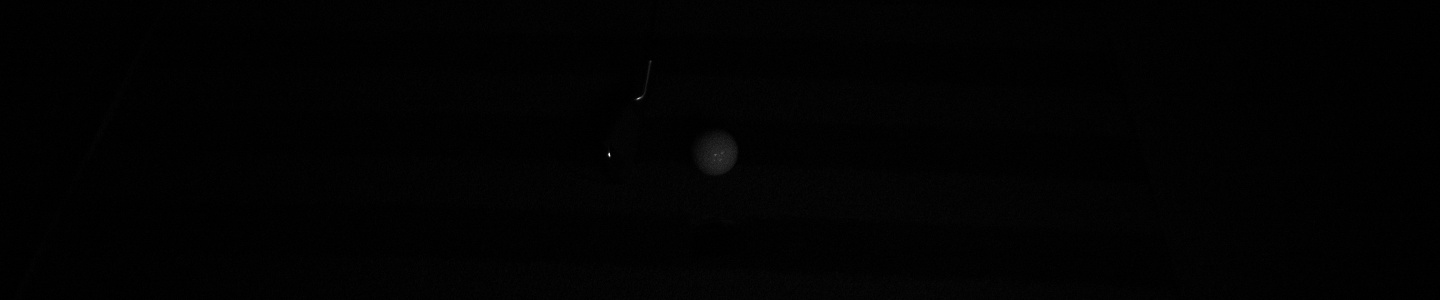
#> input picture shot-image-jpg/7iron/no_marker_ball-1/1_13.jpg, 1440 x 300 px; the run also reads 2 pictures not shown here
$ python image_enhancer_fast.py
#> lines starting #> are read from the running program, lines starting #| are printed output that depends on the picture; after the words box and inside, x2 and y2 are one past the last pixel; in counts of white or black regions, pixels touching at a corner belong together
"""
Fast Image Enhancement System for Golf Swing Analysis
Optimized version with parallel processing and efficient memory management
"""

import cv2
import numpy as np
import os
from pathlib import Path
import multiprocessing as mp
from concurrent.futures import ProcessPoolExecutor, as_completed
import gc
import time

class FastImageEnhancer:
    """Fast image enhancement with parallel processing"""

    def __init__(self, num_workers=None):
        """Initialize with optimal worker count"""
        self.num_workers = num_workers or min(8, mp.cpu_count())
        self.total_processed = 0
        self.total_enhanced = 0
        self.errors = []

    @staticmethod
    def enhance_image_optimized(image):
        """Optimized image enhancement - faster version"""
        try:
            # Step 1: Fast denoising (reduced parameters)
            denoised = cv2.fastNlMeansDenoisingColored(image, None, 3, 3, 7, 21)

            # Step 2: Simple gamma correction
            gray = cv2.cvtColor(denoised, cv2.COLOR_BGR2GRAY)
            mean_brightness = np.mean(gray)

            # Simplified gamma determination
            if mean_brightness < 50:
                gamma = 2.5
            elif mean_brightness < 100:
                gamma = 2.0
            else:
                gamma = 1.5

            # Apply gamma
            inv_gamma = 1.0 / gamma
            table = np.array([((i / 255.0) ** inv_gamma) * 255 for i in range(256)]).astype("uint8")
            gamma_corrected = cv2.LUT(denoised, table)

            # Step 3: Fast CLAHE
            lab = cv2.cvtColor(gamma_corrected, cv2.COLOR_BGR2LAB)
            l, a, b = cv2.split(lab)
            clahe = cv2.createCLAHE(clipLimit=3.0, tileGridSize=(8, 8))
            l_enhanced = clahe.apply(l)
            enhanced = cv2.merge([l_enhanced, a, b])
            enhanced = cv2.cvtColor(enhanced, cv2.COLOR_LAB2BGR)

            # Step 4: Simple sharpening
            kernel = np.array([[-1,-1,-1], [-1,9,-1], [-1,-1,-1]])
            sharpened = cv2.filter2D(enhanced, -1, kernel)
            final = cv2.addWeighted(enhanced, 0.8, sharpened, 0.2, 0)

            return final

        except Exception as e:
            print(f"Enhancement error: {e}")
            return image

    @staticmethod
    def process_single_file(args):
        """Process a single file - static method for multiprocessing"""
        input_path, output_path = args

        try:
            # Check if output already exists
            if os.path.exists(output_path):
                return True, f"Skipped (exists): {os.path.basename(input_path)}"

            # Read image
            image = cv2.imread(input_path)
            if image is None:
                return False, f"Could not load: {input_path}"

            # Enhance image
            enhanced = FastImageEnhancer.enhance_image_optimized(image)

            # Save enhanced image
            success = cv2.imwrite(output_path, enhanced, [cv2.IMWRITE_JPEG_QUALITY, 95])

            # Clean up memory
            del image, enhanced
            gc.collect()

            if success:
                return True, f"Enhanced: {os.path.basename(input_path)}"
            else:
                return False, f"Save failed: {output_path}"

        except Exception as e:
            return False, f"Error processing {input_path}: {str(e)}"

    def collect_all_files(self, source_base='shot-image-jpg'):
        """Collect all files to process"""
        file_pairs = []

        for root, dirs, files in os.walk(source_base):
            for file in files:
                if file.lower().endswith('.jpg'):
                    input_path = os.path.join(root, file)

                    # Calculate output path
                    rel_path = os.path.relpath(input_path, source_base)
                    rel_dir = os.path.dirname(rel_path)
                    filename = os.path.basename(rel_path)

                    # Create target directory path
                    target_dir = os.path.join('shot-image-treated', rel_dir) if rel_dir != '.' else 'shot-image-treated'
                    Path(target_dir).mkdir(parents=True, exist_ok=True)

                    # Create output filename with prefix
                    output_filename = 'treated_' + filename
                    output_path = os.path.join(target_dir, output_filename)

                    file_pairs.append((input_path, output_path))

        return file_pairs

    def process_all_parallel(self, source_base='shot-image-jpg'):
        """Process all images in parallel"""
        print("=" * 60)
        print("FAST IMAGE ENHANCEMENT SYSTEM v6.0")
        print(f"Parallel Processing with {self.num_workers} workers")
        print("=" * 60)

        start_time = time.time()

        # Collect all files
        print("Collecting files to process...")
        file_pairs = self.collect_all_files(source_base)
        print(f"Found {len(file_pairs)} files to process")

        if not file_pairs:
            print("No files to process!")
            return 0, 0

        # Process in parallel
        processed_count = 0
        enhanced_count = 0

        print(f"\nStarting parallel processing...")

        with ProcessPoolExecutor(max_workers=self.num_workers) as executor:
            # Submit all jobs
            future_to_file = {executor.submit(self.process_single_file, args): args for args in file_pairs}

            # Process results as they complete
            for future in as_completed(future_to_file):
                processed_count += 1
                args = future_to_file[future]

                try:
                    success, message = future.result()
                    if success:
                        enhanced_count += 1
                    else:
                        self.errors.append(message)

                    # Progress update every 100 files
                    if processed_count % 100 == 0:
                        elapsed = time.time() - start_time
                        rate = processed_count / elapsed
                        eta = (len(file_pairs) - processed_count) / rate if rate > 0 else 0
                        print(f"  Progress: {processed_count}/{len(file_pairs)} ({processed_count/len(file_pairs)*100:.1f}%) "
                              f"- Rate: {rate:.1f} files/sec - ETA: {eta/60:.1f}min")

                except Exception as e:
                    self.errors.append(f"Future error: {str(e)}")

        # Final summary
        elapsed_time = time.time() - start_time
        print("\n" + "=" * 60)
        print("ENHANCEMENT COMPLETE")
        print("=" * 60)
        print(f"Total files: {len(file_pairs)}")
        print(f"Successfully enhanced: {enhanced_count}")
        print(f"Errors: {len(self.errors)}")
        print(f"Processing time: {elapsed_time/60:.2f} minutes")
        print(f"Average rate: {len(file_pairs)/elapsed_time:.2f} files/second")

        if self.errors:
            print(f"\nFirst 10 errors:")
            for error in self.errors[:10]:
                print(f"  - {error}")
            if len(self.errors) > 10:
                print(f"  ... and {len(self.errors) - 10} more errors")

        # Show final structure
        self._show_final_structure()

        return enhanced_count, len(self.errors)

    def _show_final_structure(self):
        """Show the final folder structure"""
        print("\n" + "-" * 60)
        print("Created folder structure:")
        print("-" * 60)

        if os.path.exists('shot-image-treated'):
            for root, dirs, files in os.walk('shot-image-treated'):
                level = root.replace('shot-image-treated', '').count(os.sep)
                indent = '  ' * level
                folder_name = os.path.basename(root) if level > 0 else 'shot-image-treated'
                print(f"{indent}{folder_name}/")

                sub_indent = '  ' * (level + 1)
                treated_files = [f for f in files if f.startswith('treated_') and f.endswith('.jpg')]
                if treated_files:
                    print(f"{sub_indent}({len(treated_files)} treated JPG files)")


def main():
    """Main execution function"""
    # Use optimal number of workers (but not too many to avoid memory issues)
    num_workers = min(6, mp.cpu_count())
    enhancer = FastImageEnhancer(num_workers=num_workers)

    try:
        # Process all images
        enhanced_count, error_count = enhancer.process_all_parallel()
#> in process_single_file, image is the input picture: shape (300, 1440, 3); min 0, max 255, mean 2
#> in enhance_image_optimized, `mean_brightness = np.mean(gray)`: mean_brightness = 1.28
#> in enhance_image_optimized, `lab = cv2.cvtColor(gamma_corrected, cv2.COLOR_BGR2LAB)`: lab: shape (300, 1440, 3); mean of channels 0, 1, 2 21.4, 127.9, 128.1
#> in enhance_image_optimized, `l, a, b = cv2.split(lab)`:
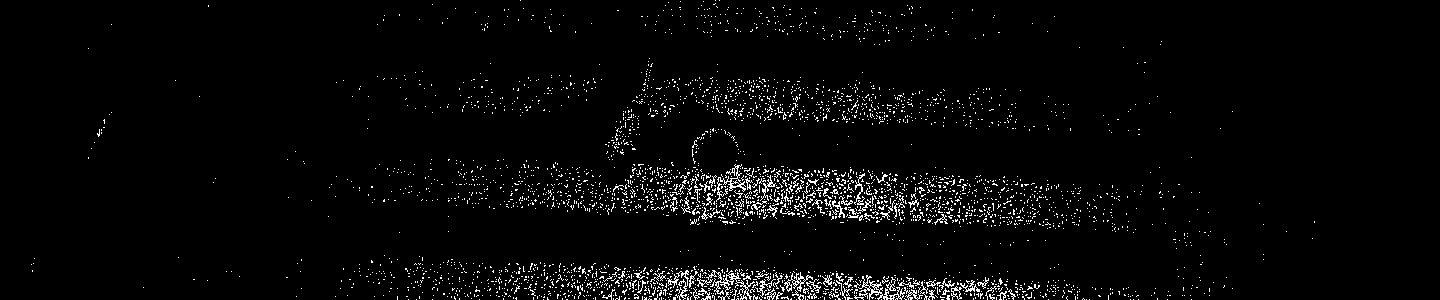
#> b: shape (300, 1440); values 128 (black) and 130 (white), 3% white in thin lines or dots, all inside (x1, y1, x2, y2) = (31, 0, 1315, 300)
#> in enhance_image_optimized, `enhanced = cv2.merge([l_enhanced, a, b])`: enhanced: shape (300, 1440, 3); mean of channels 0, 1, 2 27.4, 127.9, 128.1
#> in enhance_image_optimized, `sharpened = cv2.filter2D(enhanced, -1, kernel)`:
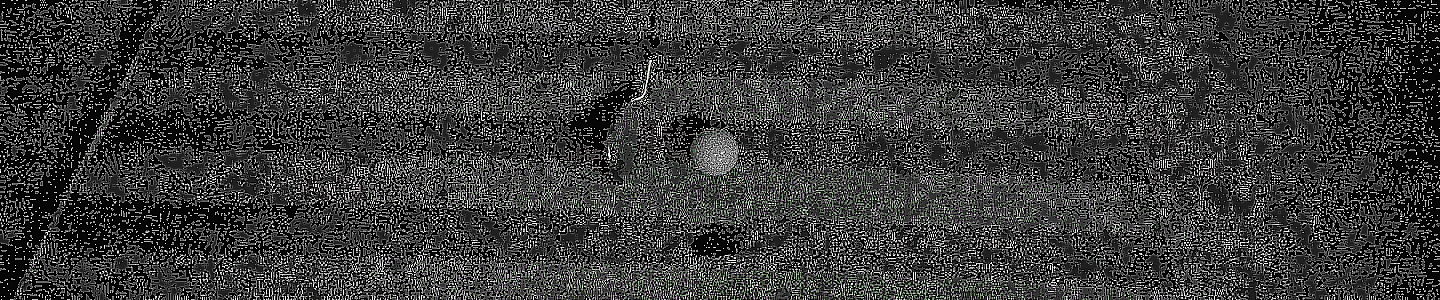
#> sharpened: shape (300, 1440, 3); mean B, G, R 59.5, 59.8, 59.6
#> in enhance_image_optimized, `final = cv2.addWeighted(enhanced, 0.8, sharpened, 0.2, 0)`:
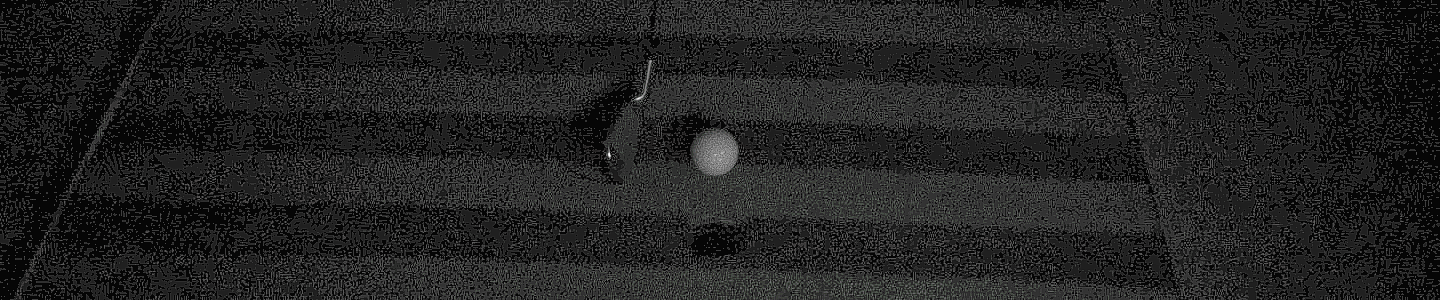
#> final: shape (300, 1440, 3); mean B, G, R 34, 34.2, 34.1
#> in enhance_image_optimized (call 2), `mean_brightness = np.mean(gray)`: mean_brightness = 1.19
#> in enhance_image_optimized (call 2), `lab = cv2.cvtColor(gamma_corrected, cv2.COLOR_BGR2LAB)`: lab: shape (300, 1440, 3); mean of channels 0, 1, 2 20, 127.9, 128.1
#> in enhance_image_optimized (call 2), `l, a, b = cv2.split(lab)`: b: shape (300, 1440); values 128 (black) and 130 (white), 2.7% white in thin lines or dots, all inside (x1, y1, x2, y2) = (32, 0, 1271, 300)
#> in enhance_image_optimized (call 2), `enhanced = cv2.merge([l_enhanced, a, b])`: enhanced: shape (300, 1440, 3); mean of channels 0, 1, 2 25.9, 127.9, 128.1
#> in enhance_image_optimized (call 2), `sharpened = cv2.filter2D(enhanced, -1, kernel)`:
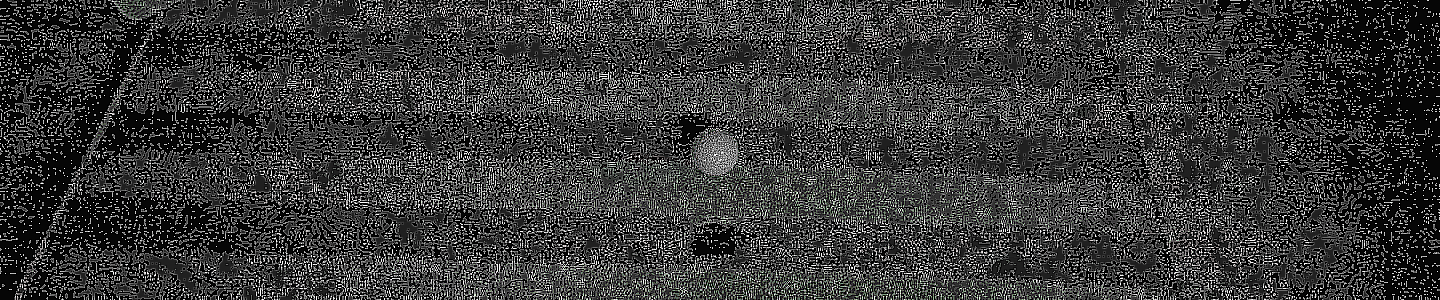
#> sharpened: shape (300, 1440, 3); mean B, G, R 57.4, 57.7, 57.6
#> in enhance_image_optimized (call 2), `final = cv2.addWeighted(enhanced, 0.8, sharpened, 0.2, 0)`:
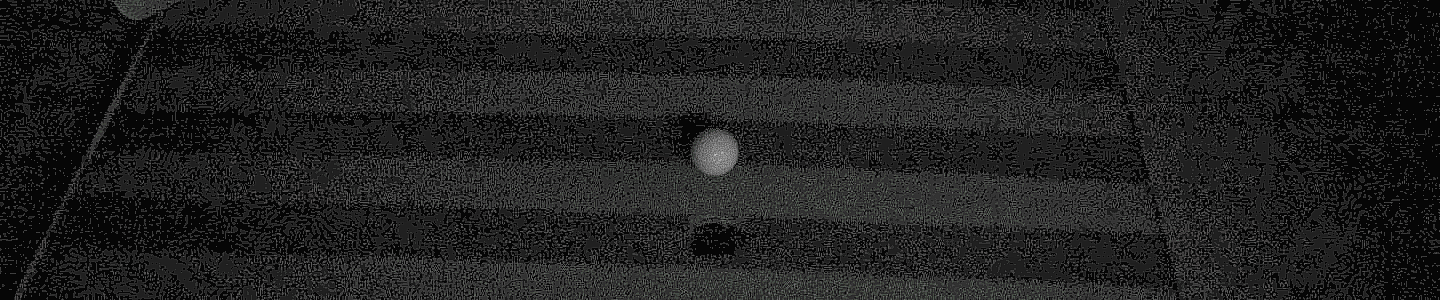
#> final: shape (300, 1440, 3); mean B, G, R 32.5, 32.7, 32.6
#> in enhance_image_optimized (call 3), `mean_brightness = np.mean(gray)`: mean_brightness = 1.09
#> in enhance_image_optimized (call 3), `lab = cv2.cvtColor(gamma_corrected, cv2.COLOR_BGR2LAB)`: lab: shape (300, 1440, 3); mean of channels 0, 1, 2 17.5, 128, 128
#> in enhance_image_optimized (call 3), `l, a, b = cv2.split(lab)`: b: shape (300, 1440); values 128 (black) and 130 (white), 1.4% white in thin lines or dots, all inside (x1, y1, x2, y2) = (141, 0, 1332, 300)
#> in enhance_image_optimized (call 3), `enhanced = cv2.merge([l_enhanced, a, b])`: enhanced: shape (300, 1440, 3); mean of channels 0, 1, 2 23, 128, 128
#> in enhance_image_optimized (call 3), `sharpened = cv2.filter2D(enhanced, -1, kernel)`:
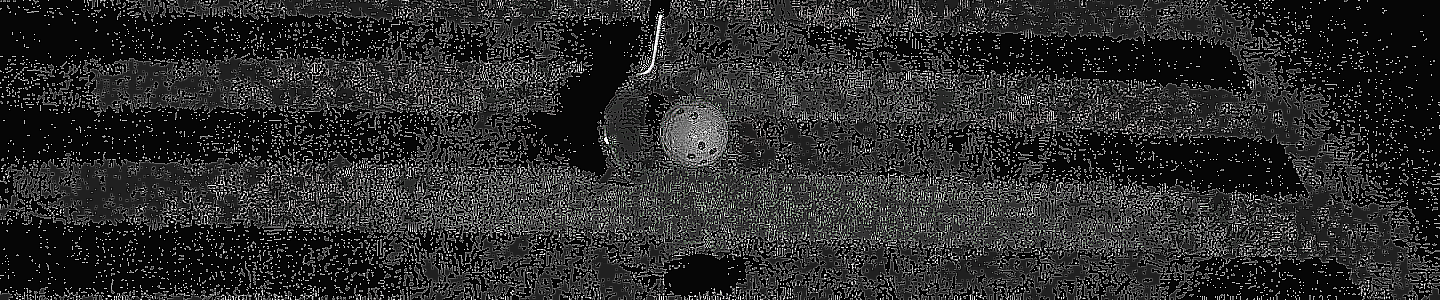
#> sharpened: shape (300, 1440, 3); mean B, G, R 44.1, 44.3, 44.2
#> in enhance_image_optimized (call 3), `final = cv2.addWeighted(enhanced, 0.8, sharpened, 0.2, 0)`:
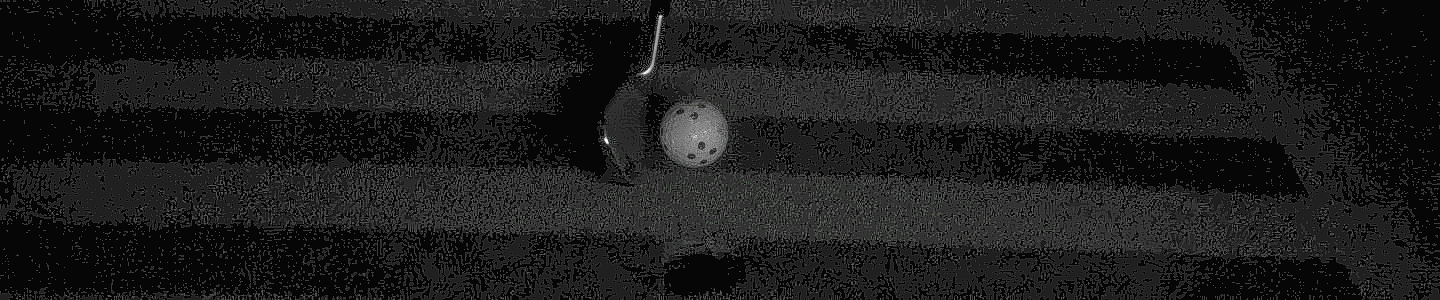
#> final: shape (300, 1440, 3); mean B, G, R 27.8, 27.9, 27.9

        if error_count > 0:
            print(f"\n⚠️  Processing completed with {error_count} errors")
            return 1
        else:
            print(f"\n✅ Successfully enhanced {enhanced_count} images")
            return 0

    except KeyboardInterrupt:
        print("\n❌ Processing interrupted by user")
        return 1
    except Exception as e:
        print(f"\n❌ Processing failed: {str(e)}")
        return 1


if __name__ == "__main__":
    exit_code = main()
